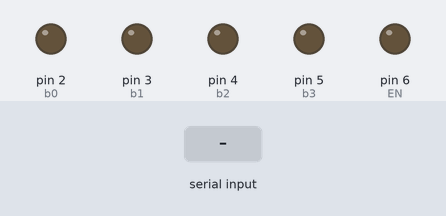
This sketch was run on a simulated Arduino Uno, built with avr-gcc and run on an emulated ATmega328P. On the bench: output pins drawn as LEDs (lit = HIGH). The inputs (shaded band) are chosen by the test bench.

Above: at 1.2 s.
1.3 s: "0" received over Serial
At 1.8 s:
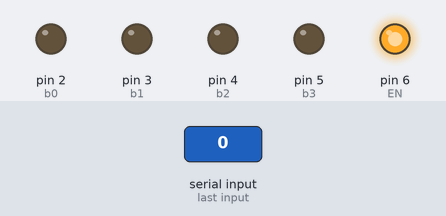
2.8 s: "1" received over Serial
At 4.0 s:
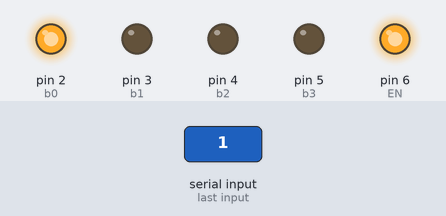
4.3 s: "2" received over Serial
At 5.2 s:
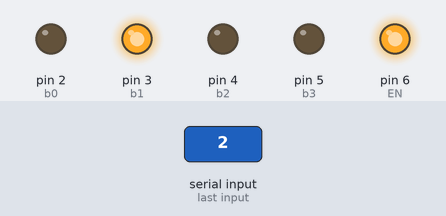
5.8 s: "3" received over Serial
At 6.4 s:
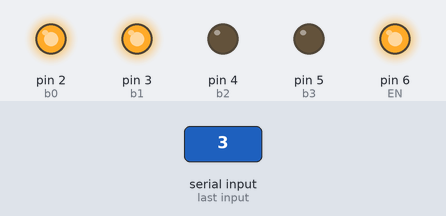
7.3 s: "4" received over Serial
At 8.5 s:
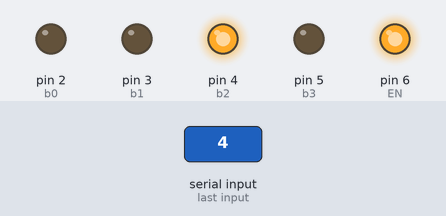
8.8 s: "5" received over Serial
At 9.9 s:
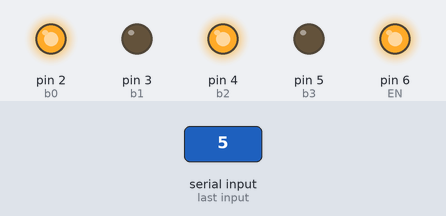
Timing chart, 0 to 11.3 s (numbered marks = the images above; inputs shaded):
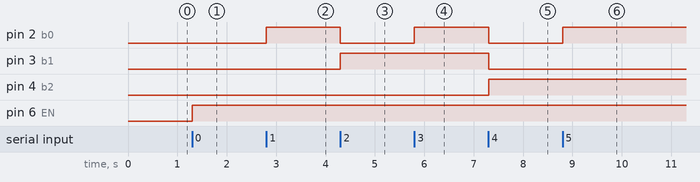

Measured:
- after the input at 1.3 s, pin 6 (EN): LOW → HIGH at once
- after the input at 2.8 s, pin 2 (b0): LOW → HIGH at once
- after the input at 4.3 s, pin 2 (b0): HIGH → LOW at once; pin 3 (b1): LOW → HIGH at once
- after the input at 5.8 s, pin 2 (b0): LOW → HIGH at once
- after the input at 7.3 s, pin 2 (b0), pin 3 (b1): HIGH → LOW at once; pin 4 (b2): LOW → HIGH at once
- after the input at 8.8 s, pin 2 (b0): LOW → HIGH at once

The sketch:

_______.ino
```cpp
//ÊýÂë¹ÜÎª¹²Ñô¼«£¬ÒëÂëÆ÷Îª¹²Òõ¼«
//b0,b1,b2,b3·Ö±ðÎªÊýÂë¹ÜÒëÂëÆ÷ÖÐµÄA0,A1,A2,A3
//ENÎªÊ¹ÄÜ¶Ë
//²âÊÔ¶ËºÍÏûÒþ¶Ë¶¼±»Ö±½Ó½Óµ½ÁË¸ßµçÆ½ÉÏ£¬¼´ÎÞÐ§
int b0 = 2;
int b1 = 3;
int b2 = 4;
int b3 = 5;
int EN = 6;
char num;

void setup() {
  pinMode(b0, OUTPUT);
  pinMode(b1, OUTPUT);
  pinMode(b2, OUTPUT);
  pinMode(b3, OUTPUT);
  pinMode(EN, OUTPUT);
  Serial.begin(9600);
}

void loop() {
      if(Serial.available())
    {
      num = Serial.read();
      Write(num);
    }
}

void Write(char num)
{
  switch(num){
  	case '0':
    	digitalWrite(EN,HIGH);
    	digitalWrite(b0,LOW);
    	digitalWrite(b1,LOW);
    	digitalWrite(b2,LOW);
    	digitalWrite(b3,LOW);
    	digitalWrite(EN,LOW);
    	digitalWrite(EN,HIGH);
    	break;
    case '1':
    	digitalWrite(EN,HIGH);
    	digitalWrite(b0,HIGH);
    	digitalWrite(b1,LOW);
    	digitalWrite(b2,LOW);
    	digitalWrite(b3,LOW);
    	digitalWrite(EN,LOW);
    	digitalWrite(EN,HIGH);
    	break;
    case '2':
    	digitalWrite(EN,HIGH);
    	digitalWrite(b0,LOW);
    	digitalWrite(b1,HIGH);
    	digitalWrite(b2,LOW);
    	digitalWrite(b3,LOW);
    	digitalWrite(EN,LOW);
    	digitalWrite(EN,HIGH);
    	break;
    case '3':
    	digitalWrite(EN,HIGH);
    	digitalWrite(b0,HIGH);
    	digitalWrite(b1,HIGH);
    	digitalWrite(b2,LOW);
    	digitalWrite(b3,LOW);
    	digitalWrite(EN,LOW);
    	digitalWrite(EN,HIGH);
    	break;
    case '4':
    	digitalWrite(EN,HIGH);
    	digitalWrite(b0,LOW);
    	digitalWrite(b1,LOW);
    	digitalWrite(b2,HIGH);
    	digitalWrite(b3,LOW);
    	digitalWrite(EN,LOW);
    	digitalWrite(EN,HIGH);
    	break;
    case '5':
    	digitalWrite(EN,HIGH);
    	digitalWrite(b0,HIGH);
    	digitalWrite(b1,LOW);
    	digitalWrite(b2,HIGH);
    	digitalWrite(b3,LOW);
    	digitalWrite(EN,LOW);
    	digitalWrite(EN,HIGH);
    	break;
    case '6':
    	digitalWrite(EN,HIGH);
    	digitalWrite(b0,LOW);
    	digitalWrite(b1,HIGH);
    	digitalWrite(b2,HIGH);
    	digitalWrite(b3,LOW);
    	digitalWrite(EN,LOW);
    	digitalWrite(EN,HIGH);
    	break;
    case '7':
    	digitalWrite(EN,HIGH);
    	digitalWrite(b0,HIGH);
    	digitalWrite(b1,HIGH);
    	digitalWrite(b2,HIGH);
    	digitalWrite(b3,LOW);
    	digitalWrite(EN,LOW);
    	digitalWrite(EN,HIGH);
    	break;
    case '8':
    	digitalWrite(EN,HIGH);
    	digitalWrite(b0,LOW);
    	digitalWrite(b1,LOW);
    	digitalWrite(b2,LOW);
    	digitalWrite(b3,HIGH);
    	digitalWrite(EN,LOW);
    	digitalWrite(EN,HIGH);
    	break;
    case '9':
    	digitalWrite(EN,HIGH);
    	digitalWrite(b0,HIGH);
    	digitalWrite(b1,LOW);
    	digitalWrite(b2,LOW);
    	digitalWrite(b3,HIGH);
    	digitalWrite(EN,LOW);
    	digitalWrite(EN,HIGH);
    	break;
  };
}
```
